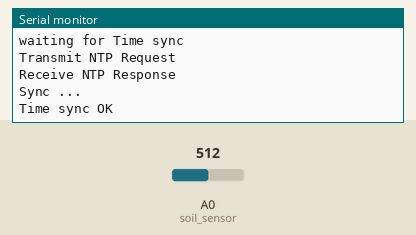
This sketch was run on a simulated ESP8266 (NodeMCU). Shown: the last lines printed to the serial monitor. The test bench sets the inputs (shaded band); at power-on: A0 (soil_sensor) = 512. WiFi joins after 1.5 s; servers stay silent unless stated.

Above: at 6.3 s.
6.4 s: A0 (soil_sensor) set to 716
At 11.4 s:
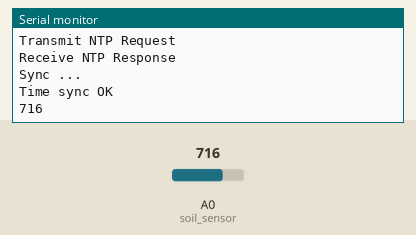
16.6 s: A0 (soil_sensor) set to 900
At 20.7 s:
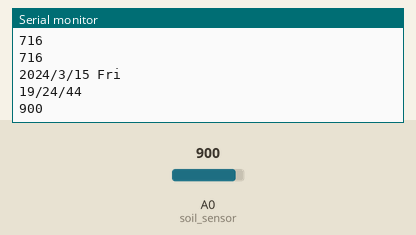

Measured:
- after the input at 6.4 s, the serial monitor: prints a new line after 3.7 s (image 1)
- after the input at 16.6 s, the serial monitor: prints a new line after 3.6 s (image 2)

The sketch:

Blynk_Soil_only_sleep.ino
```cpp
#define BLYNK_PRINT Serial
#include <ESP8266WiFi.h>
#include <WiFiUdp.h>
#include <BlynkSimpleEsp8266.h>
#include <SimpleTimer.h>
#include <TimeLib.h>

int soil; //soil sensor value

char auth[] = "579d76c974ea48fa927461a5c591619a"; //1번째 token
//char auth[] = "abdfeb7143924b188d32ebb0925a832d";  //2번째  token
SimpleTimer timer;

// NTP Servers:
IPAddress timeServer(132, 163, 4, 101); // time-a.timefreq.bldrdoc.gov
// IPAddress timeServer(132, 163, 4, 102); // time-b.timefreq.bldrdoc.gov
// IPAddress timeServer(132, 163, 4, 103); // time-c.timefreq.bldrdoc.gov


const int timeZone = 9;     // Korea Time
//const int timeZone = -5;  // Eastern Standard Time (USA)
//const int timeZone = -4;  // Eastern Daylight Time (USA)
//const int timeZone = -8;  // Pacific Standard Time (USA)
//const int timeZone = -7;  // Pacific Daylight Time (USA)


WiFiUDP Udp;
unsigned int localPort = 8888;  // local port to listen for UDP packets


// Keep this flag not to re-sync on every reconnection
bool isFirstConnect = true;
/*
// This function will run every time Blynk connection is established
BLYNK_CONNECTED() {
  if (isFirstConnect) {
    // Request Blynk server to re-send latest values for all pins
    Blynk.syncAll();

    // You can also update individual virtual pins like this:
    //Blynk.syncVirtual(V0, V1, V4);

    isFirstConnect = false;
  }

  // Let's write your hardware uptime to Virtual Pin 2
  int value = millis() / 1000;
//  Blynk.virtualWrite(V2, value);
}
*/

void setup()
{
  Serial.begin(115200);

  pinMode(A0,INPUT); //soil sensor
  digitalWrite(16,HIGH);// reset안정성 확보를 위해 선언

  Blynk.begin(auth, "SJSLGU", "123456789b");

   while(WiFi.status()!=WL_CONNECTED){
  delay(500);
  Serial.println(".");
 }

   Serial.println("Connecting to Blynk");

 // Wait until connected
  while (Blynk.connect() == false);

  Serial.print("Blynk connected!");
  Serial.println(WiFi.localIP());
  delay(1000);

  Serial.println("Starting UDP");
  Udp.begin(localPort);
  Serial.print("Local port: ");
  Serial.println(Udp.localPort());
  delay(1000);

  Serial.println("waiting for Time sync");
  setSyncProvider(getNtpTime);

 // lcd.init();

  timer.setInterval(5000L, sendUptime);
  timer.setInterval(10000L, digitalClockDisplay);
  timer.setInterval(60000L, sleep); //배터리 손실줄이기 위해 1분간 동작후 30분 sleep사용
}

void loop()
{
  Blynk.run();
  timer.run();

  delay(200);

}

///////////////////////////////////////////////
void sendUptime()
{
  // You can send any value at any time.
  // Please don't send more that 10 values per second.
   //Read the Temp and Humidity from DHT
 // h = dht11.readHumidity();
 // t = dht11.readTemperature();
  soil=analogRead(A0);
// int motor=digitalRead(16);

//  Blynk.virtualWrite(10, t); // virtual pin 10번에 온도정보를 보낸다
//  Blynk.virtualWrite(11, h); // virtual pin 11번에 습도정보를 보낸다
//  Blynk.virtualWrite(14,motor*1000);//원격 조정 모터가 제대로 작동되는지 웹에서 확인
  Blynk.virtualWrite(4,hour()*10000+minute()*100+second()); //virtual pin4번에 시간정보를 보낸다.
  Blynk.virtualWrite(16, soil);
  Serial.println(soil);
//  Serial.println(motor);

}

/*//////////////////////////////////////////////////////////////////
 BLYNK_WRITE(1)
{
   water_int = param.asInt(); // assigning incoming value from pin V1 to a variable
  // You can also use:
  // String i = param.asStr();
  // double d = param.asDouble();
  Serial.print("V1 Slider value is: ");
  Serial.println(water_int);
//  analogWrite(1,water_int);

}

 BLYNK_WRITE(0)
{
   duration= param.asInt(); // assigning incoming value from pin V1 to a variable
  // You can also use:
  // String i = param.asStr();
  // double d = param.asDouble();
  Serial.print("V0 Slider value is: ");
  Serial.println(duration);
//  analogWrite(0,duration);

}

*/
//////////////////////////
void digitalClockDisplay(){
  // digital clock display of the time

  Serial.print(year());
  Serial.print("/");
  Serial.print(month());
  Serial.print("/");
  Serial.print(day());
  Serial.print(" ");
  Serial.println(dayShortStr(weekday()));
  Serial.print(hour());
  Serial.print("/");
  Serial.print(minute());
  Serial.print("/");
  Serial.println(second());

}

//////////////////////////////////////////////////////////////////////////////////////////////
/*-------- NTP code ----------*/

const int NTP_PACKET_SIZE = 48; // NTP time is in the first 48 bytes of message
byte packetBuffer[NTP_PACKET_SIZE]; //buffer to hold incoming & outgoing packets

time_t getNtpTime()
{
  while (Udp.parsePacket() > 0) ; // discard any previously received packets
  Serial.println("Transmit NTP Request");
  sendNTPpacket(timeServer);
  uint32_t beginWait = millis();
  while (millis() - beginWait < 1500) {
    int size = Udp.parsePacket();
    if (size >= NTP_PACKET_SIZE) {
      Serial.println("Receive NTP Response");

      Serial.println("Sync ...");

      Serial.println("Time sync OK");
      delay(1000);

      Udp.read(packetBuffer, NTP_PACKET_SIZE);  // read packet into the buffer
      unsigned long secsSince1900;
      // convert four bytes starting at location 40 to a long integer
      secsSince1900 =  (unsigned long)packetBuffer[40] << 24;
      secsSince1900 |= (unsigned long)packetBuffer[41] << 16;
      secsSince1900 |= (unsigned long)packetBuffer[42] << 8;
      secsSince1900 |= (unsigned long)packetBuffer[43];
      return secsSince1900 - 2208988800UL + timeZone * SECS_PER_HOUR;
    }
  }
  Serial.println("No NTP Response :-(");
  return 0; // return 0 if unable to get the time
}


/////////////////////////////////////////////////////////////
// send an NTP request to the time server at the given address
void sendNTPpacket(IPAddress &address)
{
  // set all bytes in the buffer to 0
  memset(packetBuffer, 0, NTP_PACKET_SIZE);
  // Initialize values needed to form NTP request
  // (see URL above for details on the packets)
  packetBuffer[0] = 0b11100011;   // LI, Version, Mode
  packetBuffer[1] = 0;     // Stratum, or type of clock
  packetBuffer[2] = 6;     // Polling Interval
  packetBuffer[3] = 0xEC;  // Peer Clock Precision
  // 8 bytes of zero for Root Delay & Root Dispersion
  packetBuffer[12]  = 49;
  packetBuffer[13]  = 0x4E;
  packetBuffer[14]  = 49;
  packetBuffer[15]  = 52;
  // all NTP fields have been given values, now
  // you can send a packet requesting a timestamp:
  Udp.beginPacket(address, 123); //NTP requests are to port 123
  Udp.write(packetBuffer, NTP_PACKET_SIZE);
  Udp.endPacket();
}

void sleep() {
  Serial.println("sleep");

  ESP.deepSleep(60000000*30); //unit:usec RST 과 GPIO16(mini는 D0)을 연결
}
//////////////////////////////////////////
/*void notifyUptime()
{
  long uptime = millis() / 60000L;
  Blynk.notify(String("Running for ") + uptime + " minutes.");
}
*/
```
